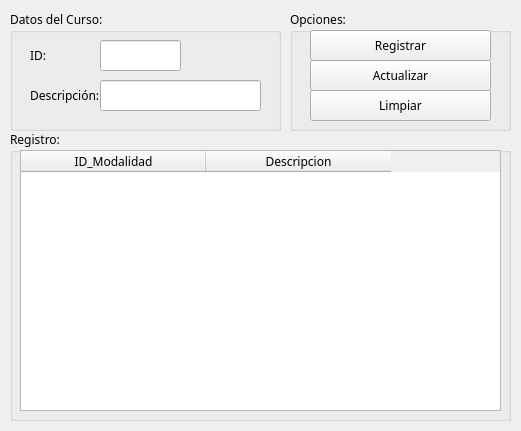
<?xml version="1.0" encoding="UTF-8"?>
<ui version="4.0">
 <class>MainWindow</class>
 <widget class="QMainWindow" name="MainWindow">
  <property name="geometry">
   <rect>
    <x>0</x>
    <y>0</y>
    <width>521</width>
    <height>431</height>
   </rect>
  </property>
  <property name="minimumSize">
   <size>
    <width>521</width>
    <height>431</height>
   </size>
  </property>
  <property name="maximumSize">
   <size>
    <width>521</width>
    <height>431</height>
   </size>
  </property>
  <property name="windowTitle">
   <string>MainWindow</string>
  </property>
  <widget class="QWidget" name="centralwidget">
   <widget class="QGroupBox" name="groupBox">
    <property name="geometry">
     <rect>
      <x>10</x>
      <y>10</y>
      <width>271</width>
      <height>121</height>
     </rect>
    </property>
    <property name="font">
     <font>
      <family>Bahnschrift SemiBold</family>
      <pointsize>9</pointsize>
     </font>
    </property>
    <property name="title">
     <string>Datos del Curso:</string>
    </property>
    <widget class="QLabel" name="label">
     <property name="geometry">
      <rect>
       <x>20</x>
       <y>30</y>
       <width>61</width>
       <height>31</height>
      </rect>
     </property>
     <property name="text">
      <string>ID:</string>
     </property>
    </widget>
    <widget class="QLineEdit" name="txtIdModalidad">
     <property name="geometry">
      <rect>
       <x>90</x>
       <y>30</y>
       <width>81</width>
       <height>31</height>
      </rect>
     </property>
     <property name="font">
      <font>
       <family>Bahnschrift</family>
      </font>
     </property>
    </widget>
    <widget class="QLabel" name="label_2">
     <property name="geometry">
      <rect>
       <x>20</x>
       <y>70</y>
       <width>71</width>
       <height>31</height>
      </rect>
     </property>
     <property name="text">
      <string>Descripción:</string>
     </property>
    </widget>
    <widget class="QLineEdit" name="txtDescripcion">
     <property name="geometry">
      <rect>
       <x>90</x>
       <y>70</y>
       <width>161</width>
       <height>31</height>
      </rect>
     </property>
     <property name="font">
      <font>
       <family>Bahnschrift</family>
      </font>
     </property>
     <property name="frame">
      <bool>true</bool>
     </property>
     <property name="echoMode">
      <enum>QLineEdit::Normal</enum>
     </property>
     <property name="cursorMoveStyle">
      <enum>Qt::VisualMoveStyle</enum>
     </property>
    </widget>
   </widget>
   <widget class="QGroupBox" name="groupBox_2">
    <property name="geometry">
     <rect>
      <x>290</x>
      <y>10</y>
      <width>221</width>
      <height>121</height>
     </rect>
    </property>
    <property name="font">
     <font>
      <family>Bahnschrift SemiBold</family>
      <pointsize>9</pointsize>
     </font>
    </property>
    <property name="title">
     <string>Opciones:</string>
    </property>
    <widget class="QPushButton" name="btnRegistrar">
     <property name="geometry">
      <rect>
       <x>20</x>
       <y>20</y>
       <width>181</width>
       <height>31</height>
      </rect>
     </property>
     <property name="font">
      <font>
       <family>Bahnschrift</family>
      </font>
     </property>
     <property name="text">
      <string>Registrar</string>
     </property>
    </widget>
    <widget class="QPushButton" name="btnActualizar">
     <property name="geometry">
      <rect>
       <x>20</x>
       <y>50</y>
       <width>181</width>
       <height>31</height>
      </rect>
     </property>
     <property name="font">
      <font>
       <family>Bahnschrift</family>
      </font>
     </property>
     <property name="text">
      <string>Actualizar</string>
     </property>
    </widget>
    <widget class="QPushButton" name="btnLimpiar">
     <property name="geometry">
      <rect>
       <x>20</x>
       <y>80</y>
       <width>181</width>
       <height>31</height>
      </rect>
     </property>
     <property name="sizePolicy">
      <sizepolicy hsizetype="Expanding" vsizetype="Fixed">
       <horstretch>0</horstretch>
       <verstretch>0</verstretch>
      </sizepolicy>
     </property>
     <property name="font">
      <font>
       <family>Bahnschrift</family>
      </font>
     </property>
     <property name="text">
      <string>Limpiar</string>
     </property>
    </widget>
   </widget>
   <widget class="QGroupBox" name="groupBox_3">
    <property name="geometry">
     <rect>
      <x>10</x>
      <y>130</y>
      <width>501</width>
      <height>291</height>
     </rect>
    </property>
    <property name="font">
     <font>
      <family>Bahnschrift SemiBold</family>
      <pointsize>9</pointsize>
     </font>
    </property>
    <property name="title">
     <string>Registro:</string>
    </property>
    <widget class="QTableWidget" name="tblModalidad">
     <property name="geometry">
      <rect>
       <x>10</x>
       <y>20</y>
       <width>481</width>
       <height>261</height>
      </rect>
     </property>
     <property name="minimumSize">
      <size>
       <width>1</width>
       <height>1</height>
      </size>
     </property>
     <property name="maximumSize">
      <size>
       <width>601</width>
       <height>551</height>
      </size>
     </property>
     <property name="font">
      <font>
       <family>Bahnschrift</family>
      </font>
     </property>
     <attribute name="horizontalHeaderDefaultSectionSize">
      <number>185</number>
     </attribute>
     <column>
      <property name="text">
       <string>ID_Modalidad</string>
      </property>
      <property name="font">
       <font>
        <family>Bahnschrift</family>
        <pointsize>9</pointsize>
       </font>
      </property>
     </column>
     <column>
      <property name="text">
       <string>Descripcion</string>
      </property>
      <property name="font">
       <font>
        <family>Bahnschrift</family>
        <pointsize>9</pointsize>
       </font>
      </property>
     </column>
    </widget>
   </widget>
  </widget>
 </widget>
 <resources/>
 <connections/>
</ui>
